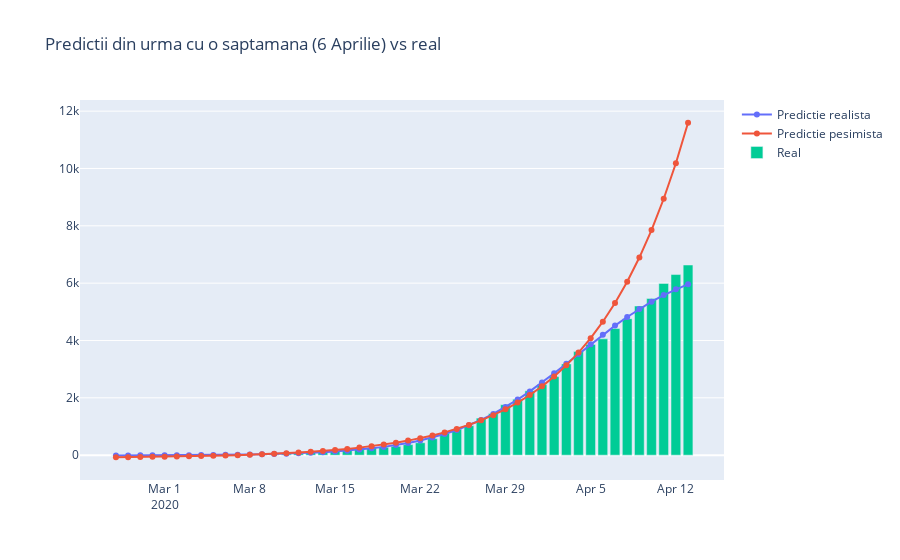
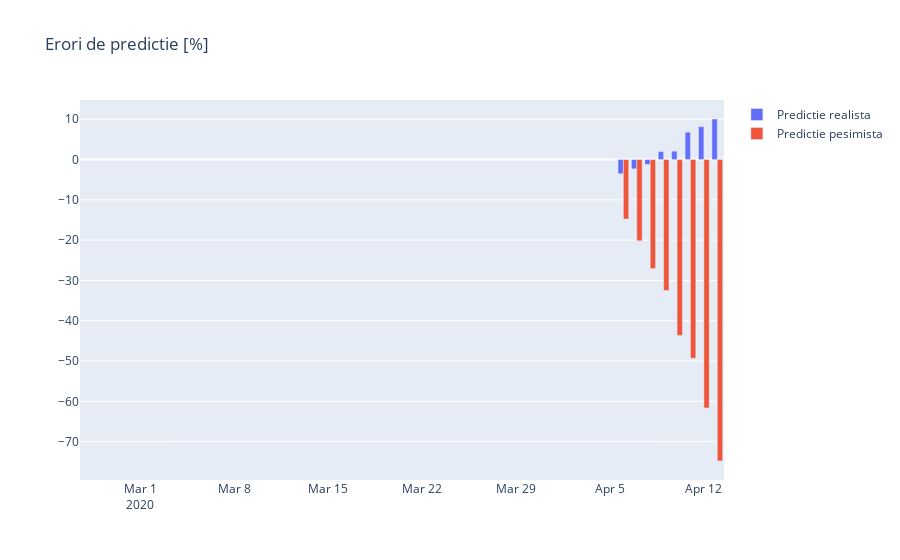

Notebook code cell kept with these figures, in order:
### Code cell
compare_predictions(40, pacienti, 'Predictii din urma cu o saptamana (6 Aprilie) vs real')
compare_predictions(33, pacienti, 'Predictii din urma cu doua saptamani (30 Martie) vs real')
